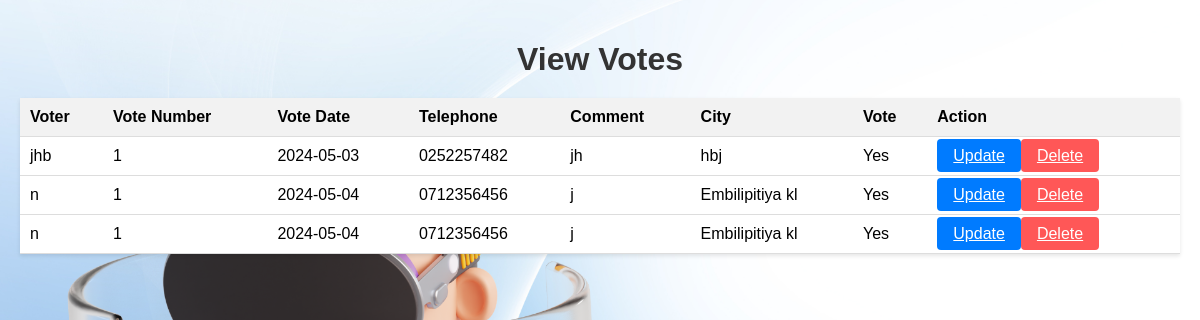
/add_vote/view_vote.php, run on the app's committed database.
### tables this page shows
CREATE TABLE `vote` (
  `id` int(50) NOT NULL,
  `voter` varchar(500) NOT NULL,
  `votedate` date DEFAULT NULL,
  `telephone` varchar(20) NOT NULL,
  `comment` varchar(500) NOT NULL,
  `city` varchar(150) NOT NULL,
  `candidate` varchar(50) NOT NULL,
  `vote` tinyint(1) NOT NULL
);

### add_vote/view_vote.php (the view, shortened to what this page needs)
<!DOCTYPE html>
<html>
<head>
</head>
<body>
    <h1>View Votes</h1>
    <table>
        <thead>
            <tr>
                <th>Voter</th>
                <th>Vote Number</th>
                <th>Vote Date</th>
                <th>Telephone</th>
                <th>Comment</th>
                <th>City</th>
                <th>Vote</th>
                <th>Action</th>
            </tr>
        </thead>
        <tbody>
            <?php
            include '../dbh.php';
            $sql = "SELECT * FROM vote";
            $result = $conn->query($sql);
            if ($result->num_rows > 0) {
                while($row = $result->fetch_assoc()) {
                    echo "<tr>";
                    echo "<td>" . $row["voter"] . "</td>";
                    echo "<td>" . $row["candidate"] . "</td>";
                    echo "<td>" . $row["votedate"] . "</td>";
                    echo "<td>" . $row["telephone"] . "</td>";
                    echo "<td>" . $row["comment"] . "</td>";
                    echo "<td>" . $row["city"] . "</td>";
                    echo "<td>" . ($row["vote"] == 1 ? 'Yes' : 'No') . "</td>";
                    echo "<td>";
                    echo "<a href='update_vote.php?id=" . $row['id'] . "' class='action-btn update-btn'>Update</a>";
                    echo "<a href='delete_vote.php?id=" . $row['id'] . "' class='action-btn delete-btn' onclick='return confirm(\"Are you sure you want to delete this vote?\")'>Delete</a>";
                    echo "</td>";
                    echo "</tr>";
                }
            } else {
                echo "<tr><td colspan='8'>No votes found</td></tr>";
            }
            ?>
        </tbody>
    </table>
</body>
</html>

### add_vote/view_vote.php (style rules this page uses)
body { font-family: Arial, sans-serif; background-color: #f4f4f4; margin: 0; padding: 20px; background-image: url('../image/dg.png'); background-size: cover; background-repeat: no-repeat; font-family: Arial, sans-serif; }
h1 { text-align: center; margin-bottom: 20px; color: #333; }
table { width: 100%; border-collapse: collapse; background-color: #fff; box-shadow: 0 2px 4px rgba(0, 0, 0, 0.1); }
th, td { padding: 10px; text-align: left; border-bottom: 1px solid #ddd; }
th { background-color: #f2f2f2; }
.action-btn { padding: 8px 16px; border-radius: 4px; cursor: pointer; transition: background-color 0.3s ease; }
.delete-btn { background-color: #ff5757; color: #fff; }
.update-btn { background-color: #007bff; color: #fff; }

### data on the page
vote: voter "jhb", candidate "1", votedate "2024-05-03", telephone "0252257482", comment "jh", city "hbj", vote "Yes"
vote: voter "n", candidate "1", votedate "2024-05-04", telephone "0712356456", comment "j", city "Embilipitiya kl", vote "Yes"
vote: voter "n", candidate "1", votedate "2024-05-04", telephone "0712356456", comment "j", city "Embilipitiya kl", vote "Yes"
